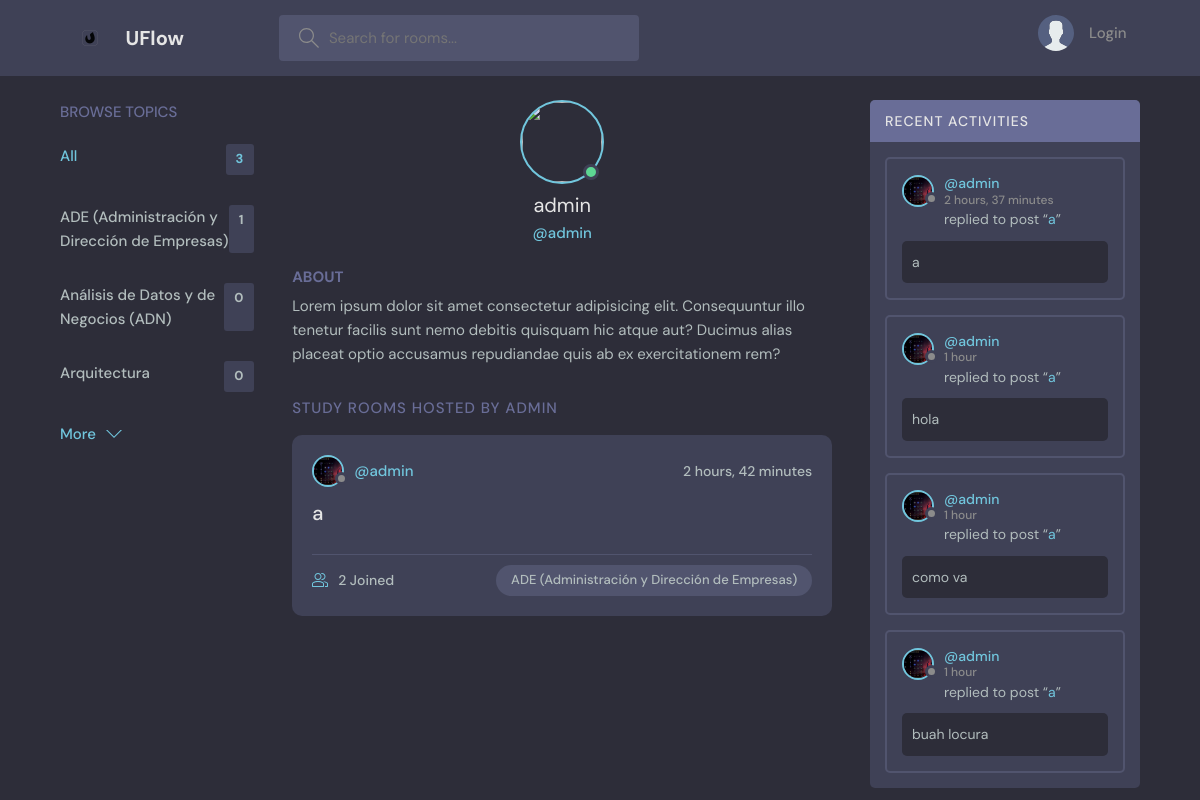
Page /profile/1/ on the committed database.
### base/models.py (models this page shows, shortened)
class Topic(models.Model):
    name = models.CharField(max_length=200)

class User(AbstractUser):
    username = models.CharField(unique=True,max_length=200, null=True)
    first_name = models.CharField(max_length=200, null=True)
    last_name = models.CharField(max_length=200, null=True)
    email = models.EmailField(unique=True, null=True)
    bio = models.TextField(null=True)
    avatar = models.ImageField(null=True, default="avatar.svg")
    birthdate = models.DateField(null=True, blank=True)
    USERNAME_FIELD = 'username'
    REQUIRED_FIELDS = []

class Room(models.Model):
    host = models.ForeignKey(User, on_delete=models.CASCADE)
    topic = models.ForeignKey(Topic, on_delete=models.SET_NULL, null=True)
    name = models.CharField(max_length=200)
    description = models.TextField(null=True, blank=True)
    participants = models.ManyToManyField(User, related_name='participants', blank=True)
    updated = models.DateTimeField(auto_now=True)
    created = models.DateTimeField(auto_now_add=True)
    class Meta:
        ordering = ['-updated', '-created']
    def __str__(self):
        return self.name

class Message(models.Model):
    user = models.ForeignKey(User, on_delete=models.CASCADE)
    room = models.ForeignKey(Room, on_delete=models.CASCADE)
    body = models.TextField()
    updated = models.DateTimeField(auto_now=True)
    created = models.DateTimeField(auto_now_add=True)

### base/views.py (the view)
# urls.py: path('profile/<str:pk>/', views.userProfile, name='user-profile'),
def userProfile(request,pk):
    user = User.objects.get(id=pk)  # Fetch a specific User object by its primary key (pk)
    rooms = user.room_set.all()  # Fetch all rooms created by the user
    room_messages = user.message_set.all()  # Fetch all messages sent by the user
    topics = Topic.objects.all()  # Fetch all Topic objects from the database
    context = {'user': user, 'rooms': rooms,'room_messages': room_messages, 'topics': topics }  # Context dictionary to pass data to the template
    return render(request, 'base/profile.html',context)

### base/templates/base/profile.html (shortened to what this page needs)
{% extends 'main.html' %}
{% block content %}
  <main class="profile-page layout layout--3">
    <div class="container">
      {% include 'base/topics_component.html' %}
      <div class="roomList">
        <div class="profile">
          <div class="profile__avatar">
            <div class="avatar avatar--large active">
              <img src="{{request.user.avatar.url}}" />
            </div>
          </div>
          <div class="profile__info">
            <h3>{{user.username}}</h3>
            <p>@{{user.username}}</p>
          </div>
          <div class="profile__about">
            <h3>About</h3>
            <p>
              Lorem ipsum dolor sit amet consectetur adipisicing elit. Consequuntur illo tenetur
              facilis sunt nemo debitis quisquam hic atque aut? Ducimus alias placeat optio
              accusamus repudiandae quis ab ex exercitationem rem?
            </p>
          </div>
        </div>
        <div class="roomList__header">
          <div>
            <h2>Study Rooms Hosted by {{user.username}}</a>
            </h2>
          </div>
        </div>
        {% include 'base/feed_component.html' %}
      </div>
      {% include 'base/activity_component.html' %}
    </div>
  </main>
{% endblock content %}

### base/templates/base/topics_component.html
        <div class="topics">
            <div class="topics__header">
              <h2>Browse Topics</h2>
            </div>
            <ul class="topics__list">
              <li>
                <a href="{% url 'home' %}" class="active">All <span>{{topics.count}}</span></a>
              </li>
              {% for topic in topics%}
              <li>
                <a href="{% url 'home' %}?q={{topic.name}}">{{topic.name}}<span>{{topic.room_set.all.count}}</span></a>
              </li>
              {% endfor %}
            </ul>
            <a class="btn btn--link" href="{% url 'topics' %}">
              More
              <svg version="1.1" xmlns="http://www.w3.org/2000/svg" width="32" height="32" viewBox="0 0 32 32">
                <title>chevron-down</title>
                <path d="M16 21l-13-13h-3l16 16 16-16h-3l-13 13z"></path>
              </svg>
            </a>
          </div>

### base/templates/base/feed_component.html (shortened to what this page needs)
{% for room in rooms %}
<div class="roomListRoom">
    <div class="roomListRoom__header">
      <a href="{% url 'user-profile' room.host.id %}" class="roomListRoom__author">
        <div class="avatar avatar--small">
          <img src="{{room.host.avatar.url}}" />
        </div>
        <span>@{{room.host.username}}</span>
      </a>
      <div class="roomListRoom__actions">
        <span>{{room.created|timesince}}</span>
      </div>
    </div>
    <div class="roomListRoom__content">
      <a href="{% url 'room' room.id %}">{{room.name}}</a>
    </div>
    <div class="roomListRoom__meta">
      <a href="{% url 'room' room.id %}" class="roomListRoom__joined">
        {{room.participants.count}} Joined
      </a>
      <p class="roomListRoom__topic">{{room.topic.name}}</p>
    </div>
        </div>
{% endfor %}

### base/templates/base/activity_component.html (shortened to what this page needs)
<div class="activities">
    <div class="activities__header">
      <h2>Recent Activities</h2>
    </div>
    {% for message in room_messages %}
    <div class="activities__box">
      <div class="activities__boxHeader roomListRoom__header">
        <a href="{%url 'user-profile' message.user.id %}" class="roomListRoom__author">
          <div class="avatar avatar--small">
            <img src="{{message.user.avatar.url}}" />
          </div>
          <p>
            @{{message.user.username}}
            <span>{{message.created|timesince}}</span>
          </p>
        </a>
      </div>
      <div class="activities__boxContent">
        <p>replied to post “<a href="{% url 'room' message.room.id %}">{{message.room}}</a>”</p>
        <div class="activities__boxRoomContent">
            {{message.body}}
        </div>
      </div>
    </div>
    {% endfor %}
  </div>

### rows in the picture
Topic: name "ADE (Administración y Dirección de Empresas)", room_set.all.count "1"
Topic: name "Análisis de Datos y de Negocios (ADN)", room_set.all.count "0"
Topic: name "Arquitectura", room_set.all.count "0"
User: username "admin", username "ADMIN"
Room: host.avatar (picture), host.username "admin", created "2 hours, 42 minutes", name "a", participants.count "2", topic.name "ADE (Administración y Dirección de Empresas)"
Message: user.avatar (picture), user.username "admin", created "2 hours, 37 minutes", room "a", body "a"
Message: user.avatar (picture), user.username "admin", created "1 hour", room "a", body "hola"
Message: user.avatar (picture), user.username "admin", created "1 hour", room "a", body "como va"
Message: user.avatar (picture), user.username "admin", created "1 hour", room "a", body "buah locura"

### other values in the picture
{{ topics.count }} "3"
